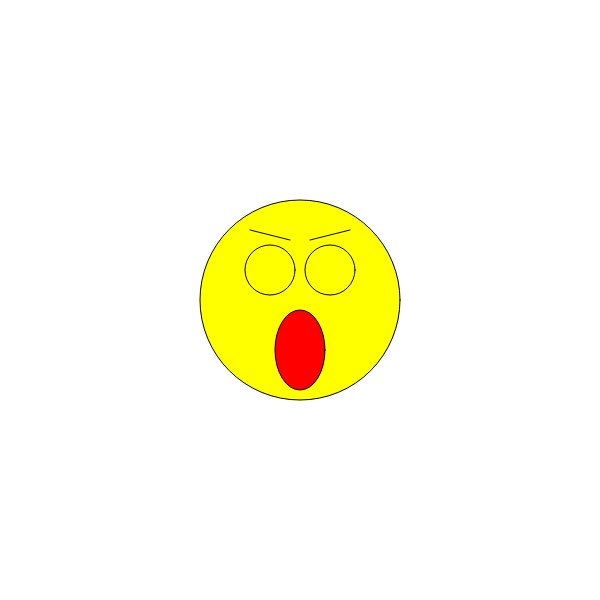
Frame 1 (no input)
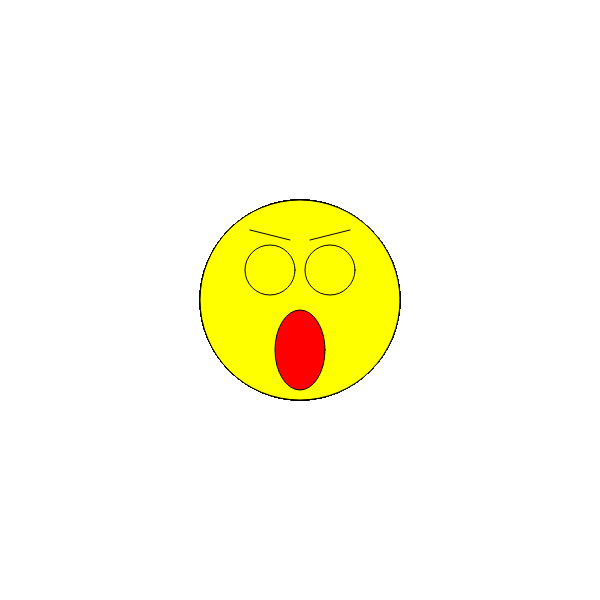
Frame 60 (no input)
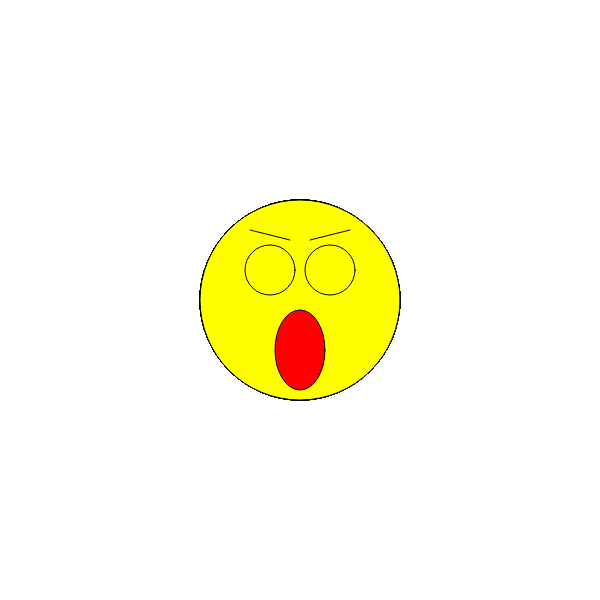
Frame 120 (the mouse pressed at the canvas centre since frame 60)

The p5.js sketch that drew these frames (run headless with seeded random() and noise() and a simulated clock; from frame 60 on, the mouse is pressed at the canvas centre):

// p5.js sketch
// ── sketch.js
/*
Learn how to add color to shapes, draw outlines and color outlines.

Learning outcomes:

1. There are lots of ways to represent color in a computer. One common way is 
   called "Red Green Blue" or "RGB" for short. We tell the computer how much 
   red, how much blue and how much green we want. The computer figures out the 
   color that we've made.
2. The range for red, green and blue starts at 0 and ends at 255. For example:
   red = 0 means "I don't want to include any red" and red = 255 means "I want
   to include all the red".
3. There are lots of websites that help you find the RGB values for colors you
   like. For example: https://developer.mozilla.org/en-US/docs/Web/CSS/CSS_Colors/Color_picker_tool
4. Handy values which get used a lot:
   Black = fill(0, 0, 0);
   White = fill(255, 255, 255);
   Red = fill(255, 0, 0);
   Green = fill(0, 255, 0);
   Blue = fill(0, 0, 255);
   Yellow = fill(255, 255, 0);
5. Selecting a color is like selecting a marker. Once you have selected it then
   everything you draw is in that color until you select another color.
*/

var setup = function() {
  	createCanvas(600, 600);
};

var draw = function() {
	// 1. Add some color to our shapes
	fill(255, 255, 0);
	
	// use a circle as the face
	ellipse(300, 300, 200, 200);
	
	// eyes
	ellipse(270, 270, 50, 50);
	ellipse(330, 270, 50, 50);

	// 2. Nice red mouth
	fill(255, 0, 0);
	// mouth
	ellipse(300, 350, 50, 80);

	// eye brows
	line(250, 230, 290, 240);
	line(350, 230, 310, 240);
};
